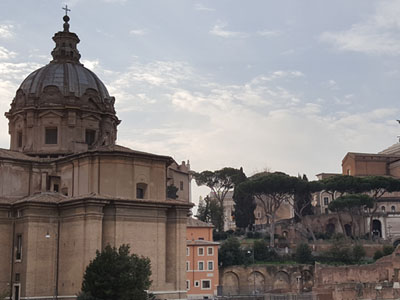
#> input picture opencv_chap5/images/sum_test.jpg, 400 x 300 px
$ python 12.sum_avg.py
#> lines starting #> are read from the running program, lines starting #| are printed output that depends on the picture; after the words box and inside, x2 and y2 are one past the last pixel; in counts of white or black regions, pixels touching at a corner belong together; long printed decimals are rounded
import numpy as np, cv2

image = cv2.imread("images/sum_test.jpg", cv2.IMREAD_GRAYSCALE)
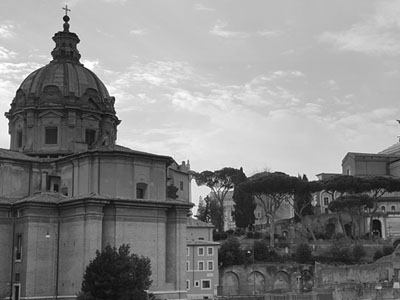
#> image: shape (300, 400); min 9, max 255, mean 133.8
if image is None: raise Exception("영상 파일 읽기 오류 발생")

mask = np.zeros(image.shape[:2], np.uint8)
mask[60:160, 20:120] = 255                      # 관심영역을 지정한 후, 255를 할당

sum_value   = cv2.sumElems(image)               # 채널별 합 구하기
#> sum_value = (16055130, 0, 0, 0)
mean_value1 = cv2.mean(image)                   # 결과 튜플로 반환
#> mean_value1 = (133.8, 0, 0, 0)
mean_value2 = cv2.mean(image, mask)
#> mean_value2 = (84.08, 0, 0, 0)

print('sum_value 자료형:', type(sum_value), type(sum_value[0]))
#| sum_value 자료형: <class 'tuple'> <class 'float'>
print("[sum_value] = ", sum_value)
#| [sum_value] =  (16055130.0, 0.0, 0.0, 0.0)
print("[mean_value1] = ", mean_value1)
#| [mean_value1] =  (133.793, 0.0, 0.0, 0.0)
print("[mean_value2] = ", mean_value2)
#| [mean_value2] =  (84.0789, 0.0, 0.0, 0.0)
print()

# 평균과 표준편차 결과 저장
mean, stddev = cv2.meanStdDev(image)              # 결과를 행렬(numpy array)로 반환
#> mean = [133.8]; stddev = [67.62]
mean2, stddev2 = cv2.meanStdDev(image, mask=mask) # 마스크가 255인 영역만 계산
#> mean2 = [84.08]; stddev2 = [56.58]
print('mean 자료형:', type(mean), type(mean[0][0]))               # 반환 튜플의 원소는 ndarray
#| mean 자료형: <class 'numpy.ndarray'> <class 'numpy.float64'>
print("[mean] = "  , mean.flatten())              # 벡터 변환후 출력
#| [mean] =  [133.793]
print("[stddev] = ", stddev.flatten())
#| [stddev] =  [67.617]
print( )

print("[mean2] = ",  mean2.flatten())
#| [mean2] =  [84.0789]
print("[stddev2] = ", stddev2.flatten())
#| [stddev2] =  [56.577]

cv2.imshow("image", image)
cv2.imshow("mask", mask)
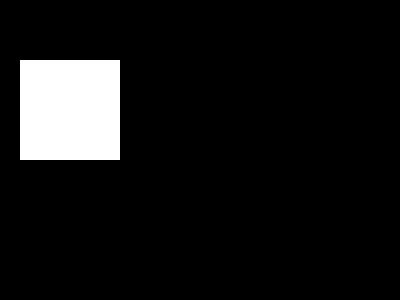
#> window 'mask': shape (300, 400); 8.3% white; 1 white region, box (x1, y1, x2, y2) and area: (20, 60, 120, 160) 10000
cv2.waitKey(0)

$ run again, with opencv_chap5/images/abs_test2.jpg copied over opencv_chap5/images/sum_test.jpg
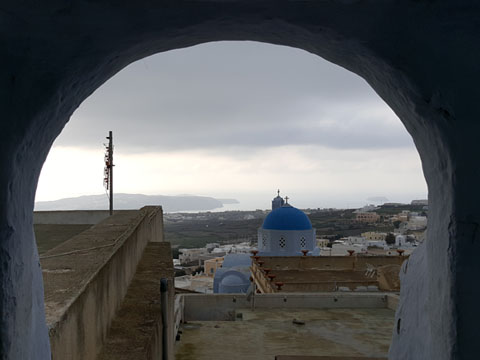
#> input picture opencv_chap5/images/abs_test2.jpg, 480 x 360 px
#> sum_value = (16108763, 0, 0, 0)
#> mean_value1 = (93.22, 0, 0, 0)
#> mean_value2 = (96.32, 0, 0, 0)
#| sum_value 자료형: <class 'tuple'> <class 'float'>
#| [sum_value] =  (16108763.0, 0.0, 0.0, 0.0)
#| [mean_value1] =  (93.222, 0.0, 0.0, 0.0)
#| [mean_value2] =  (96.3207, 0.0, 0.0, 0.0)
#> mean = [93.22]; stddev = [74.17]
#> mean2 = [96.32]; stddev2 = [86.08]
#| mean 자료형: <class 'numpy.ndarray'> <class 'numpy.float64'>
#| [mean] =  [93.222]
#| [stddev] =  [74.168]
#| [mean2] =  [96.3207]
#| [stddev2] =  [86.076]
#> `cv2.imshow("mask", mask)`:
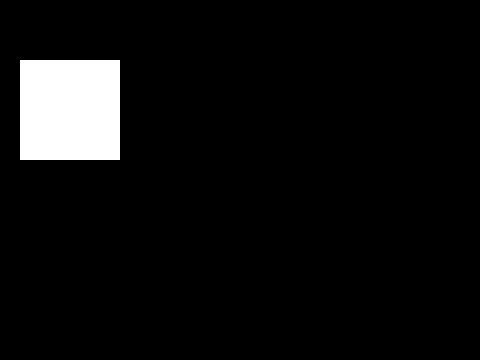
#> window 'mask': shape (360, 480); 5.8% white; 1 white region, box (x1, y1, x2, y2) and area: (20, 60, 120, 160) 10000
